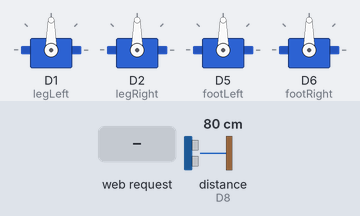
Bench run of a sketch on a simulated ESP8266 (NodeMCU). Shown: 4 × servo. The test bench sets the inputs (shaded band); at power-on: distance to the obstacle (sensor on D8) 80 cm. The echo pulse lasts 58.3 µs per cm; what the sketch prints to the serial monitor is not drawn.

Above: at 1.3 s.
1.4 s: HTTP request GET /cmd?dir=FORWARD received
At 1.5 s:
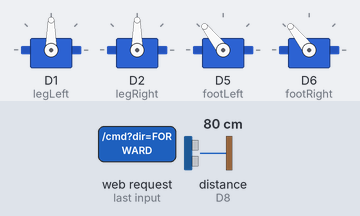
4.4 s: HTTP request GET /cmd?dir=LEFT received
7.4 s: distance to the obstacle (sensor on D8) set to 17 cm
10.4 s: distance to the obstacle (sensor on D8) set to 14 cm
At 10.43 s:
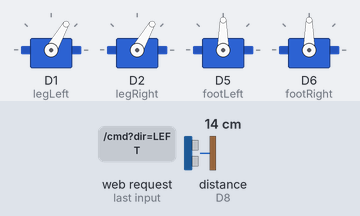
12.1 s: HTTP request GET /cmd?dir=BACKWARD received
At 12.4 s:
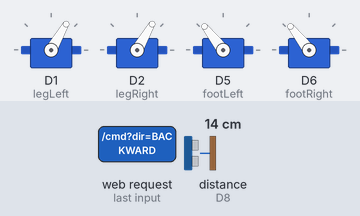
15.1 s: HTTP request GET /cmd?dir=STOP received
At 15.7 s:
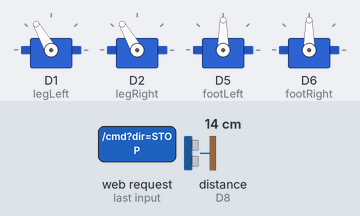
Timing chart, 0 to 17.7 s (numbered marks = the images above; inputs shaded):
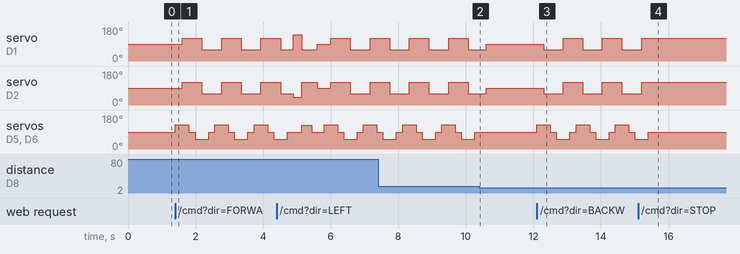

The sketch:

DESK_ROBO.ino
```cpp
#include <ESP8266WiFi.h>
#include <ESP8266WebServer.h>
#include <Servo.h>

// Servo Objects
Servo legLeft;   // D1 (GPIO5)  - MG90S Hip
Servo legRight;  // D2 (GPIO4)  - MG90S Hip
Servo footLeft;  // D5 (GPIO14) - SG90 Ankle
Servo footRight; // D6 (GPIO12) - SG90 Ankle

// Ultrasonic Sensor Pins
const int TRIG_PIN = D7; // GPIO13
const int ECHO_PIN = D8; // GPIO15

String currentMode = "STOP";

ESP8266WebServer server(80);

// Function Declarations
long getDistance();
void setHomePos();
void setStandMode();
void walkForward();
void walkBackward();
void turnLeftHighPivot();
void turnRightHighPivot();

// HTML Web Controller Page with Touch Joystick
void handleRoot() {
  String html = R"rawliteral(
<!DOCTYPE html>
<html>
<head>
  <meta name="viewport" content="width=device-width, initial-scale=1.0, maximum-scale=1.0, user-scalable=no">
  <style>
    body { font-family: Arial, sans-serif; text-align: center; background: #181825; color: #cdd6f4; margin: 0; padding: 20px; user-select: none; touch-action: none; }
    h1 { color: #89b4fa; margin-bottom: 10px; font-size: 24px; }
    #joystick-container { position: relative; width: 220px; height: 220px; background: #313244; border-radius: 50%; margin: 25px auto; border: 4px solid #45475a; box-shadow: 0 8px 20px rgba(0,0,0,0.5); }
    #joystick-knob { position: absolute; width: 80px; height: 80px; background: #89b4fa; border-radius: 50%; top: 70px; left: 70px; box-shadow: 0 4px 10px rgba(0,0,0,0.4); }
    .btn-container { margin-top: 20px; }
    .btn { display: inline-block; padding: 12px 24px; font-size: 16px; font-weight: bold; color: #11111b; border: none; border-radius: 12px; margin: 5px; text-decoration: none; cursor: pointer; }
    .btn-stand { background: #fab387; }
    .btn-stop { background: #f38ba8; }
    #status { font-size: 18px; font-weight: bold; color: #a6e3a1; margin-top: 10px; }
  </style>
</head>
<body>
  <h1>Desk Robo Joystick</h1>
  <div id="status">Status: STOP</div>

  <div id="joystick-container">
    <div id="joystick-knob"></div>
  </div>

  <div class="btn-container">
    <button class="btn btn-stand" onclick="sendCmd('STAND')">STAND MODE</button>
    <button class="btn btn-stop" onclick="sendCmd('STOP')">EMERGENCY STOP</button>
  </div>

  <script>
    const container = document.getElementById('joystick-container');
    const knob = document.getElementById('joystick-knob');
    const statusText = document.getElementById('status');
    let lastDir = "STOP";

    const maxRadius = 70;
    const centerX = 110;
    const centerY = 110;

    function handleMove(e) {
      const rect = container.getBoundingClientRect();
      const touch = e.touches ? e.touches[0] : e;
      let x = touch.clientX - rect.left - centerX;
      let y = touch.clientY - rect.top - centerY;

      let distance = Math.hypot(x, y);
      if (distance > maxRadius) {
        x = (x / distance) * maxRadius;
        y = (y / distance) * maxRadius;
      }

      knob.style.transform = `translate(${x}px, ${y}px)`;

      let dir = "STOP";
      if (distance > 25) {
        let angle = Math.atan2(y, x) * (180 / Math.PI);
        if (angle >= -45 && angle < 45) dir = "RIGHT";
        else if (angle >= 45 && angle < 135) dir = "BACKWARD";
        else if (angle >= -135 && angle < -45) dir = "FORWARD";
        else dir = "LEFT";
      }

      if (dir !== lastDir) {
        lastDir = dir;
        sendCmd(dir);
      }
    }

    function resetKnob() {
      knob.style.transform = `translate(0px, 0px)`;
      if (lastDir !== "STOP") {
        lastDir = "STOP";
        sendCmd("STOP");
      }
    }

    function sendCmd(cmd) {
      statusText.innerText = "Status: " + cmd;
      fetch('/cmd?dir=' + cmd);
    }

    container.addEventListener('touchstart', handleMove);
    container.addEventListener('touchmove', handleMove);
    container.addEventListener('touchend', resetKnob);
    container.addEventListener('mousedown', (e) => {
      handleMove(e);
      document.onmousemove = handleMove;
      document.onmouseup = () => {
        resetKnob();
        document.onmousemove = null;
        document.onmouseup = null;
      };
    });
  </script>
</body>
</html>
)rawliteral";

  server.send(200, "text/html", html);
}

void setup() {
  Serial.begin(115200);

  legLeft.attach(D1);
  legRight.attach(D2);

  // Custom pulse limits (500us to 2500us) allow full 180° rotation for SG90 ankles
  footLeft.attach(D5, 500, 2500);
  footRight.attach(D6, 500, 2500);

  pinMode(TRIG_PIN, OUTPUT);
  pinMode(ECHO_PIN, INPUT);

  setHomePos();

  WiFi.softAP("DeskRobo_AP", "password123");
  Serial.println("AP Active");

  server.on("/", handleRoot);
  server.on("/cmd", []() {
    if (server.hasArg("dir")) {
      currentMode = server.arg("dir");
    }
    server.send(200, "text/plain", "OK");
  });

  server.begin();
}

void loop() {
  server.handleClient();

  if (currentMode == "FORWARD") {
    long dist = getDistance();
    if (dist > 0 && dist < 15) { // Stop if obstacle is closer than 15cm
      setHomePos();
      currentMode = "STOP";
    } else {
      walkForward();
    }
  }
  else if (currentMode == "BACKWARD") {
    walkBackward();
  }
  else if (currentMode == "LEFT") {
    turnLeftHighPivot();
    currentMode = "FORWARD";
  }
  else if (currentMode == "RIGHT") {
    turnRightHighPivot();
    currentMode = "FORWARD";
  }
  else if (currentMode == "STAND") {
    setStandMode();
    currentMode = "STOP"; // Lock stand mode position until next input
  }
}

// ---------------- POSITIONAL FUNCTIONS ----------------

void setHomePos() {
  footLeft.write(90);
  footRight.write(90);
  delay(150);
  legLeft.write(90);
  legRight.write(90);
}

// FIXED STAND MODE (Legs swing outward in opposite angle directions)
void setStandMode() {
  // Step 1: Swing Hip Servos outward (Left goes to 170°, Right goes to 10° for mirrored outward swing)
  legLeft.write(170);
  legRight.write(10);
  delay(350);

  // Step 2: Rotate Left Foot Servo (SG90) to full 180 degrees
  footLeft.write(180);
  delay(400);

  // Step 3: Rotate Right Foot Servo (SG90) to full 0 degrees
  footRight.write(0);
  delay(400);
}

// ---------------- GAITS ----------------

void walkForward() {
  // 1. Tilt onto Left Foot
  footLeft.write(128);
  footRight.write(128);
  delay(200);

  // 2. Swing Hips
  legLeft.write(120);
  legRight.write(120);
  delay(200);

  // 3. Flatten Feet
  footLeft.write(90);
  footRight.write(90);
  delay(180);

  // 4. Tilt onto Right Foot
  footLeft.write(52);
  footRight.write(52);
  delay(200);

  // 5. Swing Hips
  legLeft.write(60);
  legRight.write(60);
  delay(200);

  // 6. Flatten Feet
  footLeft.write(90);
  footRight.write(90);
  delay(180);
}

void walkBackward() {
  // Reverse sequence of walkForward
  footLeft.write(128);
  footRight.write(128);
  delay(200);

  legLeft.write(60);
  legRight.write(60);
  delay(200);

  footLeft.write(90);
  footRight.write(90);
  delay(180);

  footLeft.write(52);
  footRight.write(52);
  delay(200);

  legLeft.write(120);
  legRight.write(120);
  delay(200);

  footLeft.write(90);
  footRight.write(90);
  delay(180);
}

// --- HIGH-LEG PIVOT TURNS ---

void turnLeftHighPivot() {
  legLeft.write(140);
  legRight.write(40);
  delay(250);

  footLeft.write(125);
  footRight.write(125);
  legLeft.write(60);
  legRight.write(120);
  delay(300);

  setHomePos();
  delay(200);
}

void turnRightHighPivot() {
  legLeft.write(140);
  legRight.write(40);
  delay(250);

  footLeft.write(55);
  footRight.write(55);
  legLeft.write(120);
  legRight.write(60);
  delay(300);

  setHomePos();
  delay(200);
}

long getDistance() {
  digitalWrite(TRIG_PIN, LOW);
  delayMicroseconds(2);
  digitalWrite(TRIG_PIN, HIGH);
  delayMicroseconds(10);
  digitalWrite(TRIG_PIN, LOW);

  long duration = pulseIn(ECHO_PIN, HIGH, 25000);
  if (duration == 0) return 999;
  return duration * 0.034 / 2;
}
```

Measured:
- the behaviour switches between 16 and 15 cm on distance to the obstacle (sensor on D8) (found by bisection; images 1 and 2)
- after the input at 1.4 s, servo on D1 (legLeft), servo on D2 (legRight): alternates 120° for 0.58 s and 60° for 0.59 s, starting after 0.21 s; servo on D5 (footLeft), servo on D6 (footRight): 90° → 128° at once, then repeats every 1.2 s: 90° 0.18 s, 52° 0.40 s, 90° 0.19 s, 128° 0.40 s
- after the input at 10.4 s, servo on D5 (footLeft), servo on D6 (footRight): stops changing and stays 90°
- after the input at 12.1 s, servo on D1 (legLeft), servo on D2 (legRight): alternates 120° for 0.58 s and 60° for 0.58 s, starting after 0.20 s; servo on D5 (footLeft), servo on D6 (footRight): 90° → 128° at once, then repeats every 1.2 s: 90° 0.18 s, 52° 0.40 s, 90° 0.18 s, 128° 0.40 s
- after the input at 15.1 s, servo on D1 (legLeft), servo on D2 (legRight): goes on until 15.2 s, then stays 120°; servo on D5 (footLeft), servo on D6 (footRight): goes on until 15.4 s, then stays 90°
